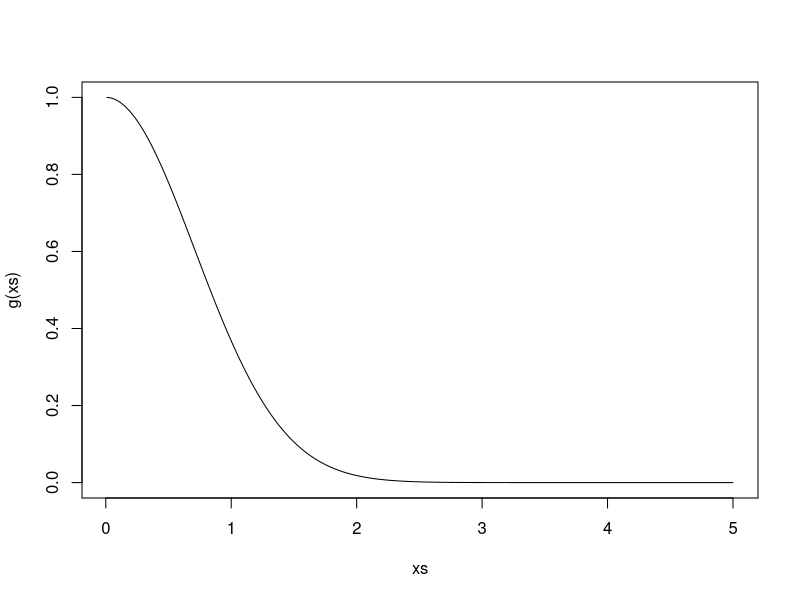
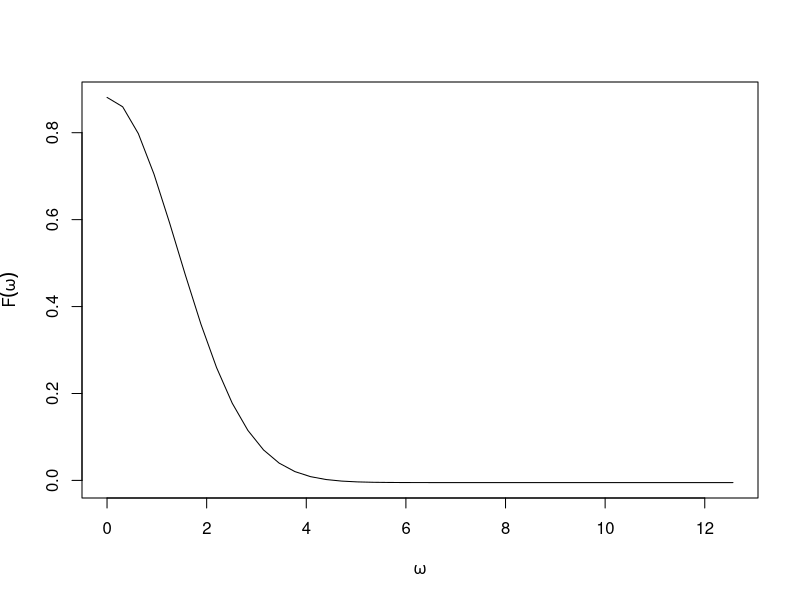
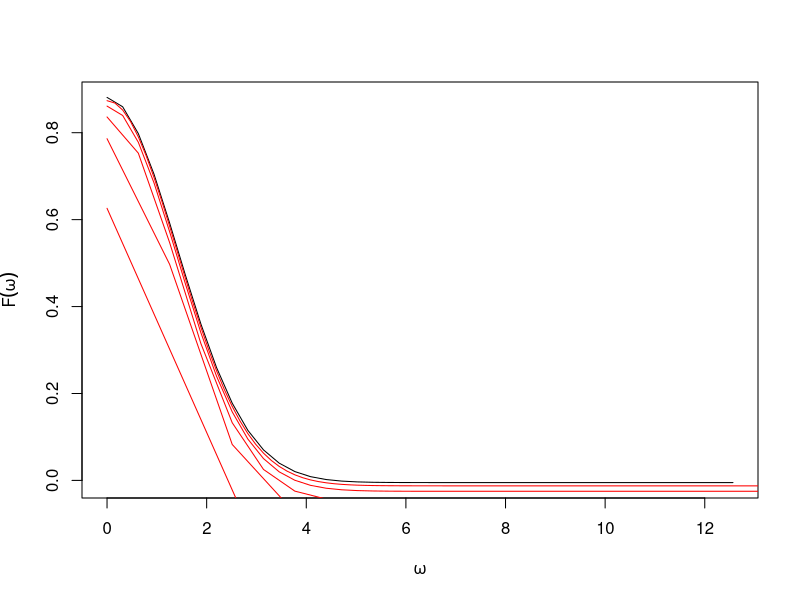
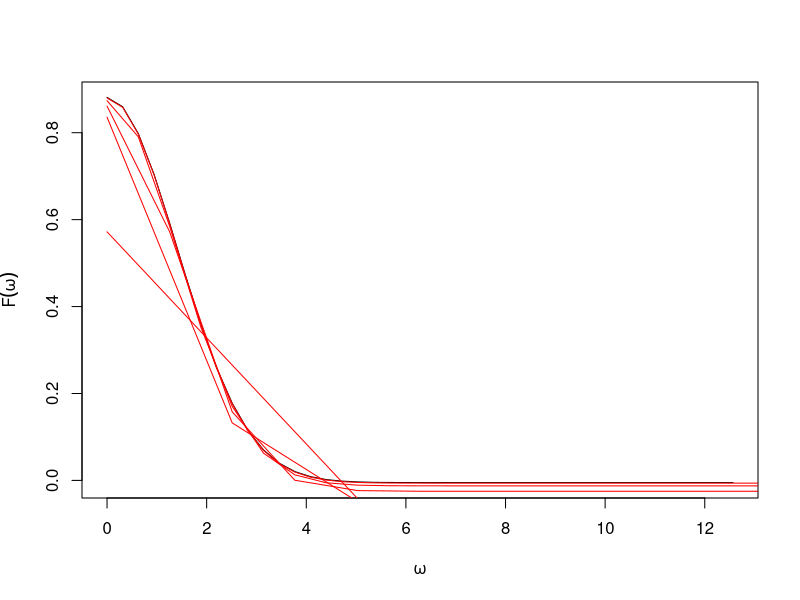
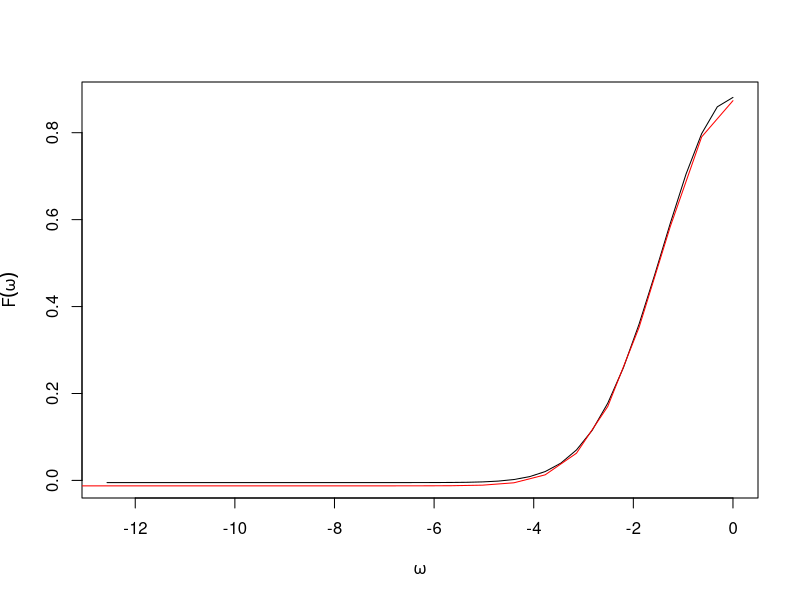
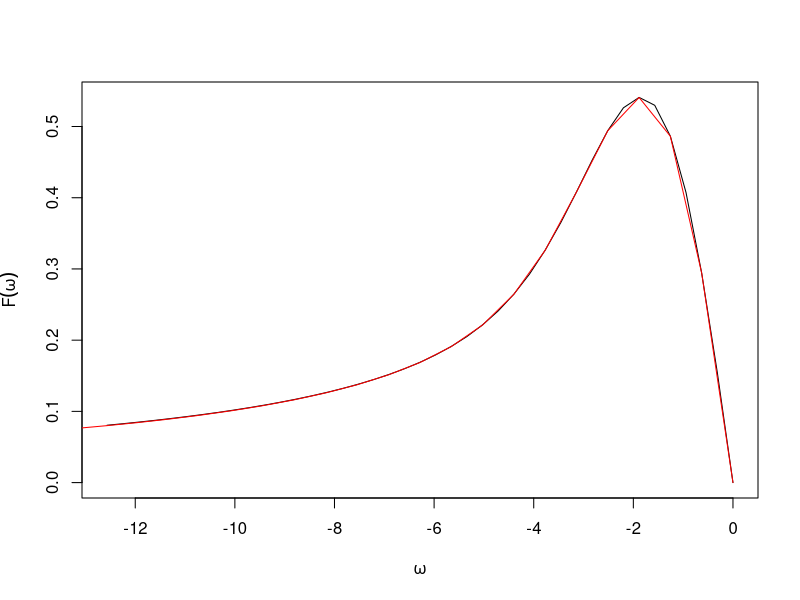

These charts were generated, in order, by the following R code:
## ---- chunk 1
g <- function(x) exp(-x^2) * (x > 0)
xs <- 1:500/100
plot(xs, g(xs), type = "l")
## ---- chunk 2
slow_fourier <- function(f, w, len = 10, res = 100) {
  xs <- 0:(len * res)/res
  sum(f(xs) * exp(-1i * w * xs))/res
}
ws <- 0:40/20 * 2 * pi
F_slow <- sapply(ws, function(w) slow_fourier(g, w))
plot(ws, Re(F_slow), type = "l",
     ylab = expression(F(omega)), xlab = expression(omega))
## ---- chunk 3
fft_fourier <- function(f, n = 10) {
  xs <- ((1:n) - 1)/sqrt(n)
  ws <- 2 * pi * xs
  list(Fw = fft(f(xs))/sqrt(n), w = ws)
}
plot(ws, Re(F_slow), type = "l",
     ylab = expression(F(omega)), xlab = expression(omega))
res <- fft_fourier(g, 4)
lines(res$w, Re(res$Fw), col = "red")
res <- fft_fourier(g, 25)
lines(res$w, Re(res$Fw), col = "red")
res <- fft_fourier(g, 100)
lines(res$w, Re(res$Fw), col = "red")
res <- fft_fourier(g, 400)
lines(res$w, Re(res$Fw), col = "red")
res <- fft_fourier(g, 1600)
lines(res$w, Re(res$Fw), col = "red")
## ---- chunk 4
fft_fourier <- function(f, n = 10, alpha = 1) {
  xs <- ((1:n) - 1)/sqrt(n) * alpha
  ws <- 2 * pi * ((1:n) - 1)/sqrt(n) / alpha
  list(Fw = fft(f(xs))/sqrt(n) * alpha, w = ws)
}
plot(ws, Re(F_slow), type = "l",
     ylab = expression(F(omega)), xlab = expression(omega))
res <- fft_fourier(g, 4, 0.5)
lines(res$w, Re(res$Fw), col = "red")
res <- fft_fourier(g, 25, 0.5)
lines(res$w, Re(res$Fw), col = "red")
res <- fft_fourier(g, 100, 0.5)
lines(res$w, Re(res$Fw), col = "red")
res <- fft_fourier(g, 400, 0.5)
lines(res$w, Re(res$Fw), col = "red")
res <- fft_fourier(g, 1600, 0.5)
lines(res$w, Re(res$Fw), col = "red")
## ---- chunk 5
ws <- -(0:40/20 * 2 * pi)
F_slow <- sapply(ws, function(w) slow_fourier(g, w))
plot(ws, Re(F_slow), type = "l",
     ylab = expression(F(omega)), xlab = expression(omega))
res <- fft_fourier(g, 400, 0.5)
lines(-res$w, Re(res$Fw), col = "red")

plot(ws, Im(F_slow), type = "l",
     ylab = expression(F(omega)), xlab = expression(omega))
lines(-res$w, -Im(res$Fw), col = "red")
